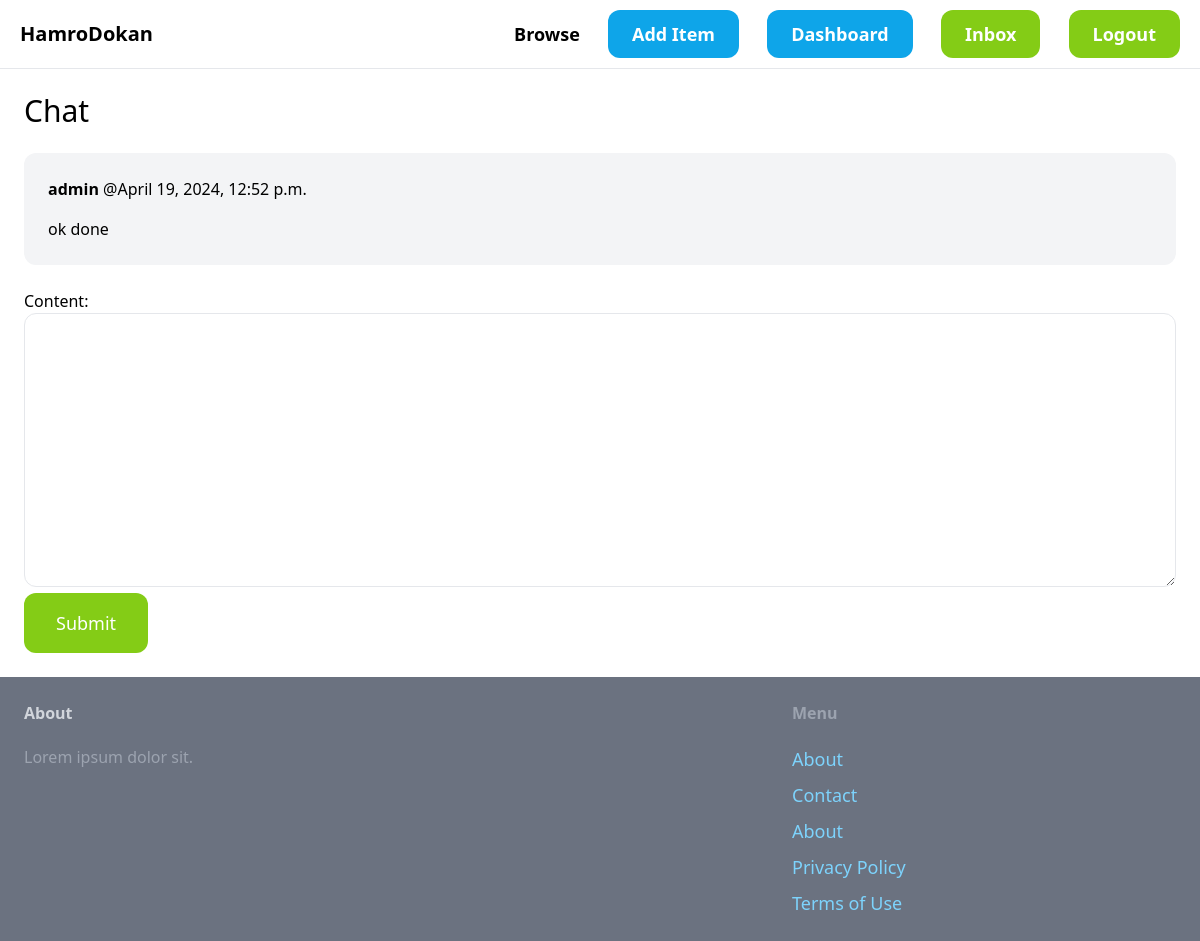
Before: /inbox/4/ (signed in) with the older database file.
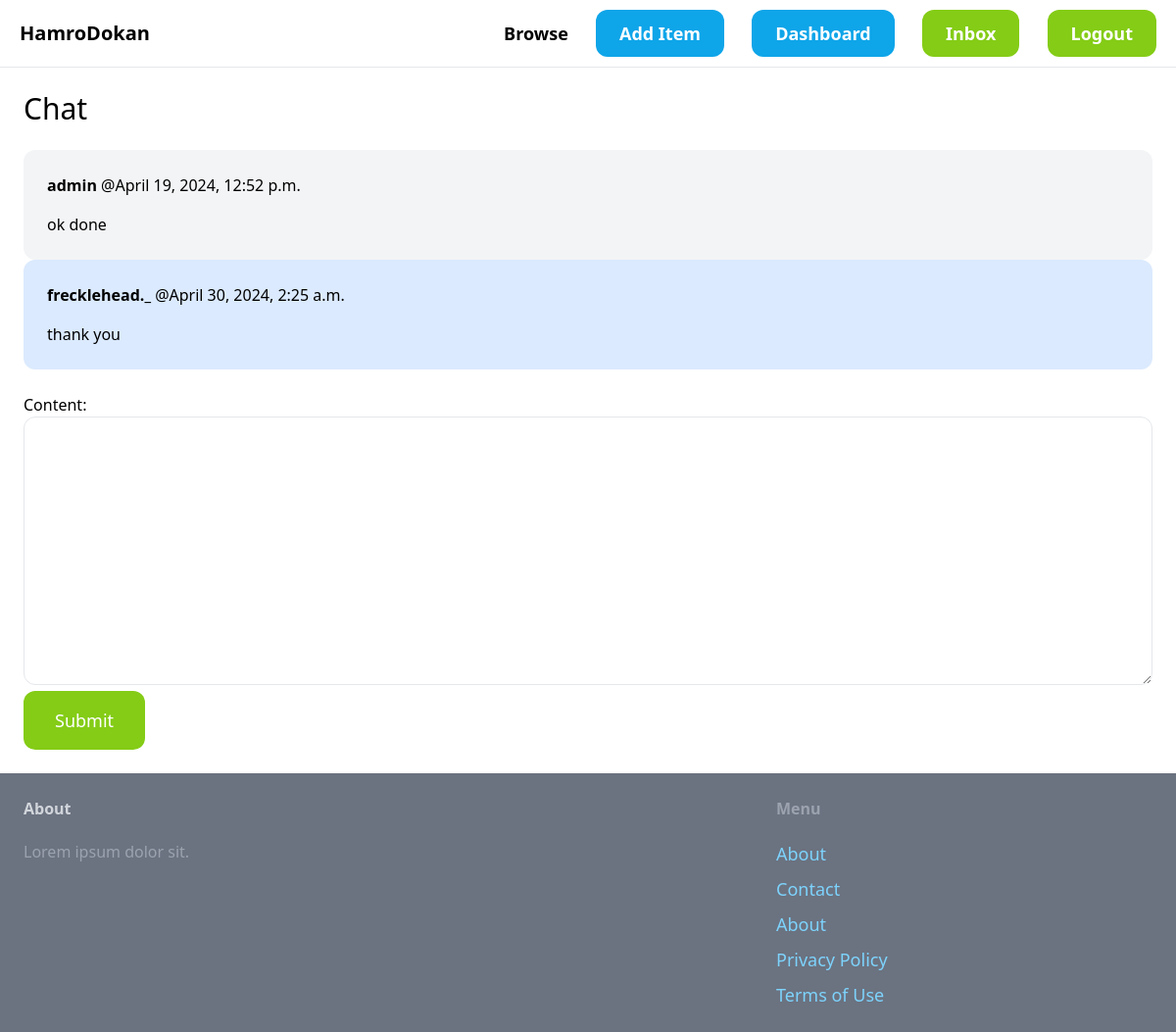
After: the same page with the newer database file.
### chat/models.py (models this page shows)
class chatmessages(models.Model):
  chat=models.ForeignKey(Chat, related_name='messages',on_delete=models.CASCADE)
  content=models.TextField()
  created_at=models.DateTimeField(auto_now_add=True)
  created_by= models.ForeignKey(User,related_name='created_chats',on_delete=models.CASCADE)

### chat/views.py (the view)
# urls.py: path('<int:pk>/',views.detail,name='detail'),
@login_required
def detail(request,pk):
  chat=Chat.objects.filter(members__in=[request.user.id]).get(pk=pk)
  if request.method == 'POST':
    form = ChatmessagesForm(request.POST)
    if form.is_valid():
      chat_message=form.save(commit=False)
      chat_message.chat=chat
      chat_message.created_by=request.user
      chat_message.save()
      return redirect('chat:detail',pk=pk)
  else:
    form= ChatmessagesForm()
  return render(request,'chat/chat.html',{
    'chat':chat,
    'form':form,
  })

### chat/forms.py
class ChatmessagesForm(forms.ModelForm):
  class Meta:
    model=chatmessages
    fields=('content',)
    widgets={
      'content':forms.Textarea(attrs={
        'class':'w-full py-4 px-6 rounded-xl border'
      })
    }

### chat/templates/chat/chat.html (shortened to what this page needs)
{%extends 'core/base.html'%}
{%block content%}
<h1 class="mb-6 text-3xl ">Chat</h1>
<div classs="space-y-6">
  {% for message in chat.messages.all %}
    <div class="p-6 flex {%if message.created_by == request.user %}bg-blue-100 {%else%} bg-gray-100 {% endif %} rounded-xl">
      <div>
        <p class="mb-4 "> <strong>
          {{message.created_by.username}}
        </strong>@{{message.created_at}}</p>
      <p>{{message.content}}</p>
      </div>
    </div>
   {%endfor%}
</div>
<form method="post" action="." class="mt-6">
  {{form.as_p}}
  <button class=" py-4 px-8 text-lg bg-lime-500 hover:bg-lime-700 rounded-xl text-white ">Submit</button>
</form>
{%endblock%}

Changed rows visible on the page:
added chatmessages: created_by.username "frecklehead._", created_at "April 30, 2024, 2:25 a.m.", content "thank you"
